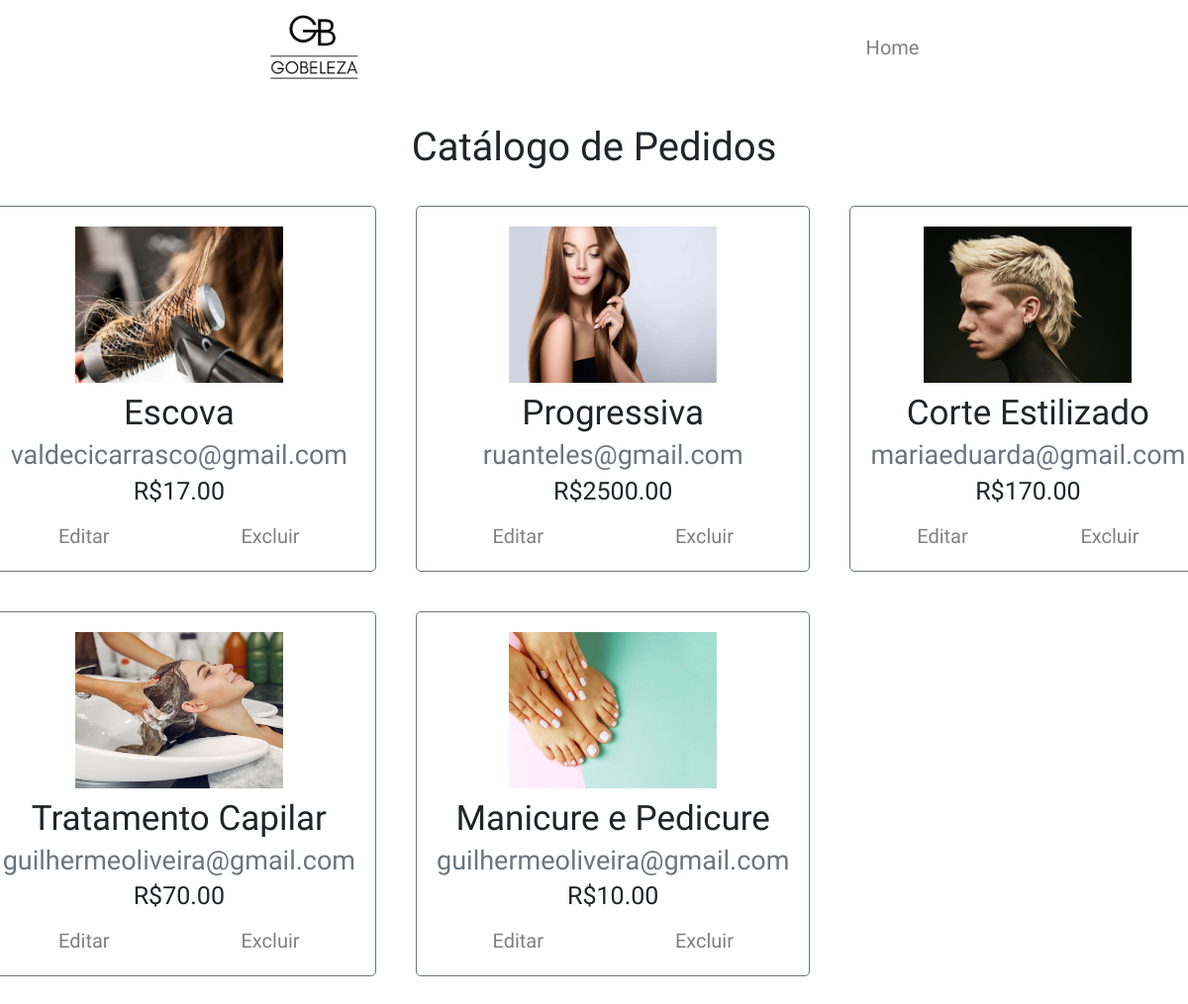
Screenshot of /projeto_final_final/projeto_final/view/pedidos/listar_pedidos_admin.php (signed in) with the database file from the repository.
### tables this page shows
CREATE TABLE `tbl_compra` (
  `id` int NOT NULL,
  `id_produto` int NOT NULL,
  `email` varchar(300) NOT NULL,
  `total` decimal(10,2) NOT NULL,
  `latitude` decimal(10,4) NOT NULL,
  `longitude` decimal(10,4) NOT NULL
);

CREATE TABLE `tbl_produto` (
  `id` int NOT NULL,
  `nome` varchar(300) NOT NULL,
  `imagem` varchar(100) NULL,
  `valor` decimal(10,2) NOT NULL
);

### projeto_final_final/projeto_final/view/pedidos/listar_pedidos_admin.php (the view, shortened to what this page needs)
<?php
include "../../conn/conex.php";
?>
<!DOCTYPE html>
<html lang="en">
<head>
    <link rel="stylesheet" href="listar_pedidos.css">
    <link rel="stylesheet" href="https://cdn.jsdelivr.net/npm/bootstrap@4.0.0/dist/css/bootstrap.min.css">
</head>
<body>
    <div class='containerPage'>
        <header>
            <img class='logo' src='../../assets/logo.png' alt="Logo" />
            <nav>
                <div class='desktopMenu'>
                    <a href="../home/home_admin.php">Home</a>
                </div>
            </nav>
        </header>
        <main>
            <h1 class='title'>Catálogo de Pedidos</h1>
            <div class='itens'>
                <?php
                $sql = $pdo->prepare("select * from tbl_compra");
                $result = $sql->execute();
                $rowtabelaPedido = $sql->fetchAll();
                if ($sql->rowCount() > 0) {
                    foreach ($rowtabelaPedido as $rowPedido) {
                        $sql = $pdo->prepare("SELECT * FROM `tbl_produto` where id = :id");
	                    $sql->bindParam(':id', $rowPedido['id_produto']);
	                    $sql->execute();
	                    $rowtabelaProduto = $sql->fetch(PDO::FETCH_ASSOC);
                        echo" <div class='containerPedido'>
                        <img class='image' src='" . $rowtabelaProduto["imagem"] . "' alt='Batom' />
                        <div class='text'>
                            <h2>" . $rowtabelaProduto['nome'] . "</h2>
                            <h3>" . $rowPedido['email'] . "</h3>
                            <h4> R$" . $rowPedido['total'] . "</h4>
                        </div>
                        <div class='buttons'>
                            <a href='editar_pedido.php?id=".$rowPedido["id"]."' >Editar</a>
                            <a class='delete' href='deletar_produto.php?id=" . $rowPedido["id"] . "' >Excluir</a>
                        </div>
                    </div>";
                    }
                }
                ?>
                </div>
            </div>
</body>
</html>

### projeto_final_final/projeto_final/view/pedidos/listar_pedidos.css (style rules this page uses)
a { font-size: 2rem !important; color: gray !important; }
.logo { width: 6rem !important; }
nav { display: flex !important; justify-content: center !important; align-items: center !important; gap: 2rem !important; }
.containerPage { width: 100% !important; height: 100% !important; display: flex !important; flex-direction: column !important; position: relative !important; }
.itens { display: flex !important; flex-direction: column !important; justify-content: center !important; align-items: center !important; gap: 4rem !important; }
main { width: 100% !important; gap: 3rem !important; display: flex !important; flex-direction: column !important; justify-content: center !important; align-items: center !important; padding: 3rem !important; }
h1 { font-weight: 400 !important; font-size: 4rem !important; }
.desktopMenu { display: flex !important; gap: 2rem !important; }
.desktopMenu>a { color: gray; font-size: 2rem !important; transition: all .1s ease, transform .3s ease-in-out !important; }
.image { width: 210px !important; height: 158px !important; }
@media screen and (min-width:768px) { .itens { display: grid !important; justify-content: flex-start !important; align-content: center !important; grid-template-columns: repeat(2, 1fr) !important; } }
@media screen and (min-width:1024px) { .itens { grid-template-columns: repeat(3, 1fr) !important; } }
@media screen and (max-width:1920px) { .logo { width: 9rem !important; } }
@media screen and (min-width:768px) { .itens { flex-direction: row !important; flex-wrap: wrap !important; } }
@media screen and (min-width:768px) { header { justify-content: space-around !important; } }
.title { text-align: center !important; width: 100% !important; }
.containerPedido { display: flex; flex-direction: column !important; justify-content: center !important; align-items: center !important; border: 1px solid var(--gray) !important; padding: 2rem !important; border-radius: .5rem !important; gap: 1rem !important; }
.text { display: flex; flex-direction: column !important; justify-content: center !important; align-items: center !important; }
h2 { font-weight: 200 !important; font-size: 3.5rem !important; }
h3 { font-weight: 200 !important; font-size: 2.7rem !important; color: var(--gray) !important; }
h4 { font-weight: 200 !important; font-size: 2.5rem !important; }
.buttons { width: 100% !important; display: flex !important; flex-direction: row !important; justify-content: space-around !important; gap: 2rem; align-items: center !important; }

### projeto_final_final/projeto_final/view/css/global.css (style rules this page uses)
:root { --gray: #817B7B; --black: #474747; }
a { color: var(--gray); }
* { padding: 0; margin: 0; box-sizing: border-box; text-overflow: ellipsis; text-decoration: none; list-style: none; scroll-behavior: smooth; font-family: 'Teko', sans-serif; }
html,body { font-size: 62.5%; }

### projeto_final_final/projeto_final/view/css/header.css (style rules this page uses)
header { padding: 1.5rem !important; width: 100% !important; display: flex !important; justify-content: space-between !important; align-items: center !important; overflow-x: hidden !important; }

### projeto_final_final/projeto_final/view/pedidos/listar_pedidos_admin.php (style rules this page uses)
h2,h3 { text-align:center; }

### rows the page displays
tbl_compra: id_produto.imagem (picture), id_produto.nome "Escova", email "valdecicarrasco@gmail.com", total "17.00"
tbl_compra: id_produto.imagem (picture), id_produto.nome "Progressiva", email "ruanteles@gmail.com", total "2500.00"
tbl_compra: id_produto.imagem (picture), id_produto.nome "Corte Estilizado", email "mariaeduarda@gmail.com", total "170.00"
tbl_compra: id_produto.imagem (picture), id_produto.nome "Tratamento Capilar", email "guilhermeoliveira@gmail.com", total "70.00"
tbl_compra: id_produto.imagem (picture), id_produto.nome "Manicure e Pedicure", email "guilhermeoliveira@gmail.com", total "10.00"
